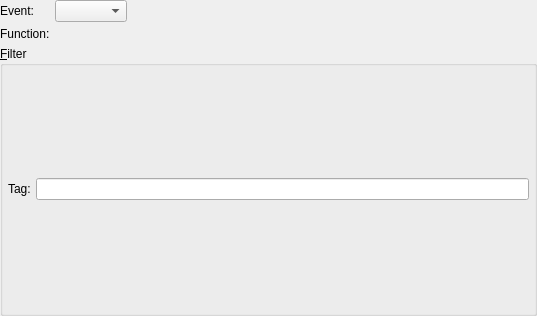
<?xml version="1.0" encoding="UTF-8"?>
<ui version="4.0">
 <class>EventTriggerWidget</class>
 <widget class="QWidget" name="EventTriggerWidget">
  <property name="geometry">
   <rect>
    <x>0</x>
    <y>0</y>
    <width>537</width>
    <height>316</height>
   </rect>
  </property>
  <layout class="QGridLayout" name="eventtrigger_grid">
   <property name="leftMargin">
    <number>0</number>
   </property>
   <property name="topMargin">
    <number>0</number>
   </property>
   <property name="rightMargin">
    <number>0</number>
   </property>
   <property name="bottomMargin">
    <number>0</number>
   </property>
   <property name="spacing">
    <number>5</number>
   </property>
   <item row="0" column="0">
    <widget class="QLabel" name="event_lbl">
     <property name="text">
      <string>Event:</string>
     </property>
    </widget>
   </item>
   <item row="0" column="1">
    <layout class="QHBoxLayout" name="horizontalLayout">
     <property name="spacing">
      <number>5</number>
     </property>
     <item>
      <widget class="QComboBox" name="event_cmb">
       <property name="iconSize">
        <size>
         <width>28</width>
         <height>28</height>
        </size>
       </property>
      </widget>
     </item>
     <item>
      <spacer name="horizontalSpacer">
       <property name="orientation">
        <enum>Qt::Horizontal</enum>
       </property>
       <property name="sizeHint" stdset="0">
        <size>
         <width>383</width>
         <height>20</height>
        </size>
       </property>
      </spacer>
     </item>
    </layout>
   </item>
   <item row="1" column="0">
    <widget class="QLabel" name="function_lbl">
     <property name="text">
      <string>Function:</string>
     </property>
    </widget>
   </item>
   <item row="2" column="0" colspan="2">
    <widget class="QGroupBox" name="filter_gb">
     <property name="sizePolicy">
      <sizepolicy hsizetype="Preferred" vsizetype="Expanding">
       <horstretch>0</horstretch>
       <verstretch>0</verstretch>
      </sizepolicy>
     </property>
     <property name="title">
      <string>&amp;Filter</string>
     </property>
     <layout class="QVBoxLayout" name="filter_layout">
      <property name="spacing">
       <number>5</number>
      </property>
      <property name="leftMargin">
       <number>5</number>
      </property>
      <property name="topMargin">
       <number>5</number>
      </property>
      <property name="rightMargin">
       <number>5</number>
      </property>
      <property name="bottomMargin">
       <number>5</number>
      </property>
      <item>
       <layout class="QHBoxLayout" name="horizontalLayout_2">
        <property name="spacing">
         <number>5</number>
        </property>
        <item>
         <widget class="QLabel" name="tag_lbl">
          <property name="text">
           <string>Tag:</string>
          </property>
         </widget>
        </item>
        <item>
         <widget class="QLineEdit" name="tag_edt">
          <property name="clearButtonEnabled">
           <bool>true</bool>
          </property>
         </widget>
        </item>
       </layout>
      </item>
     </layout>
    </widget>
   </item>
  </layout>
 </widget>
 <resources/>
 <connections/>
</ui>
